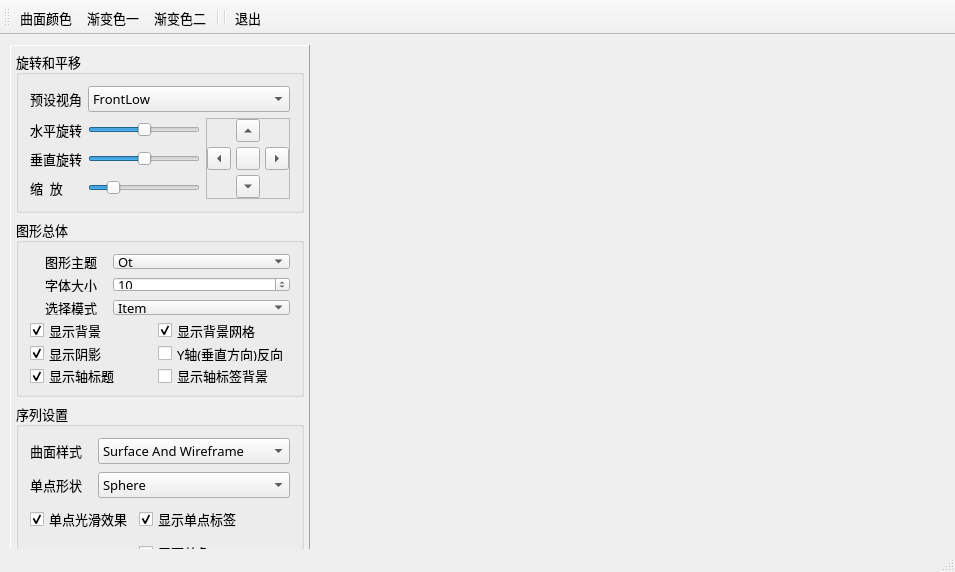
<?xml version="1.0" encoding="UTF-8"?>
<ui version="4.0">
 <class>MainWindow</class>
 <widget class="QMainWindow" name="MainWindow">
  <property name="geometry">
   <rect>
    <x>0</x>
    <y>0</y>
    <width>955</width>
    <height>572</height>
   </rect>
  </property>
  <property name="font">
   <font>
    <family>宋体</family>
    <pointsize>10</pointsize>
   </font>
  </property>
  <property name="windowTitle">
   <string>三维地形图</string>
  </property>
  <widget class="QWidget" name="centralWidget">
   <widget class="QFrame" name="frameSetup">
    <property name="geometry">
     <rect>
      <x>10</x>
      <y>10</y>
      <width>300</width>
      <height>541</height>
     </rect>
    </property>
    <property name="maximumSize">
     <size>
      <width>350</width>
      <height>16777215</height>
     </size>
    </property>
    <property name="frameShape">
     <enum>QFrame::Panel</enum>
    </property>
    <property name="frameShadow">
     <enum>QFrame::Raised</enum>
    </property>
    <layout class="QVBoxLayout" name="verticalLayout">
     <property name="leftMargin">
      <number>5</number>
     </property>
     <property name="topMargin">
      <number>5</number>
     </property>
     <property name="rightMargin">
      <number>5</number>
     </property>
     <property name="bottomMargin">
      <number>5</number>
     </property>
     <item>
      <widget class="QGroupBox" name="groupBox_2">
       <property name="title">
        <string>旋转和平移</string>
       </property>
       <layout class="QGridLayout" name="gridLayout">
        <item row="0" column="0">
         <widget class="QLabel" name="label_6">
          <property name="text">
           <string>预设视角</string>
          </property>
          <property name="buddy">
           <cstring>comboCamera</cstring>
          </property>
         </widget>
        </item>
        <item row="0" column="1" colspan="2">
         <widget class="QComboBox" name="comboCamera">
          <property name="currentIndex">
           <number>0</number>
          </property>
          <item>
           <property name="text">
            <string>FrontLow</string>
           </property>
          </item>
          <item>
           <property name="text">
            <string>Front</string>
           </property>
          </item>
          <item>
           <property name="text">
            <string>FrontHigh</string>
           </property>
          </item>
          <item>
           <property name="text">
            <string>LeftLow</string>
           </property>
          </item>
          <item>
           <property name="text">
            <string>Left</string>
           </property>
          </item>
          <item>
           <property name="text">
            <string>LeftHigh</string>
           </property>
          </item>
          <item>
           <property name="text">
            <string>RightLow</string>
           </property>
          </item>
          <item>
           <property name="text">
            <string>Right</string>
           </property>
          </item>
          <item>
           <property name="text">
            <string>RightHigh</string>
           </property>
          </item>
          <item>
           <property name="text">
            <string>BehindLow</string>
           </property>
          </item>
          <item>
           <property name="text">
            <string>Behind</string>
           </property>
          </item>
          <item>
           <property name="text">
            <string>BehindHigh</string>
           </property>
          </item>
          <item>
           <property name="text">
            <string>IsometricLeft</string>
           </property>
          </item>
          <item>
           <property name="text">
            <string>IsometricLeftHigh</string>
           </property>
          </item>
          <item>
           <property name="text">
            <string>IsometricRight</string>
           </property>
          </item>
          <item>
           <property name="text">
            <string>IsometricRightHigh</string>
           </property>
          </item>
          <item>
           <property name="text">
            <string>DirectlyAbove</string>
           </property>
          </item>
          <item>
           <property name="text">
            <string>DirectlyAboveCW45</string>
           </property>
          </item>
          <item>
           <property name="text">
            <string>DirectlyAboveCCW45</string>
           </property>
          </item>
          <item>
           <property name="text">
            <string>FrontBelow</string>
           </property>
          </item>
          <item>
           <property name="text">
            <string>LeftBelow</string>
           </property>
          </item>
          <item>
           <property name="text">
            <string>RightBelow</string>
           </property>
          </item>
          <item>
           <property name="text">
            <string>BehindBelow</string>
           </property>
          </item>
          <item>
           <property name="text">
            <string>DirectlyBelow</string>
           </property>
          </item>
         </widget>
        </item>
        <item row="1" column="0">
         <widget class="QLabel" name="label_7">
          <property name="text">
           <string>水平旋转</string>
          </property>
          <property name="buddy">
           <cstring>sliderH</cstring>
          </property>
         </widget>
        </item>
        <item row="1" column="1">
         <widget class="QSlider" name="sliderH">
          <property name="minimum">
           <number>-180</number>
          </property>
          <property name="maximum">
           <number>180</number>
          </property>
          <property name="orientation">
           <enum>Qt::Horizontal</enum>
          </property>
         </widget>
        </item>
        <item row="1" column="2" rowspan="3">
         <widget class="QFrame" name="frame">
          <property name="frameShape">
           <enum>QFrame::StyledPanel</enum>
          </property>
          <property name="frameShadow">
           <enum>QFrame::Raised</enum>
          </property>
          <layout class="QGridLayout" name="gridLayout_4">
           <property name="leftMargin">
            <number>0</number>
           </property>
           <property name="topMargin">
            <number>0</number>
           </property>
           <property name="rightMargin">
            <number>0</number>
           </property>
           <property name="bottomMargin">
            <number>0</number>
           </property>
           <property name="spacing">
            <number>5</number>
           </property>
           <item row="0" column="1">
            <widget class="QToolButton" name="btnMoveUp">
             <property name="text">
              <string/>
             </property>
             <property name="arrowType">
              <enum>Qt::UpArrow</enum>
             </property>
            </widget>
           </item>
           <item row="1" column="0">
            <widget class="QToolButton" name="btnMoveLeft">
             <property name="text">
              <string/>
             </property>
             <property name="arrowType">
              <enum>Qt::LeftArrow</enum>
             </property>
            </widget>
           </item>
           <item row="1" column="2">
            <widget class="QToolButton" name="btnMoveRight">
             <property name="text">
              <string/>
             </property>
             <property name="arrowType">
              <enum>Qt::RightArrow</enum>
             </property>
            </widget>
           </item>
           <item row="2" column="1">
            <widget class="QToolButton" name="btnMoveDown">
             <property name="text">
              <string/>
             </property>
             <property name="arrowType">
              <enum>Qt::DownArrow</enum>
             </property>
            </widget>
           </item>
           <item row="1" column="1">
            <widget class="QToolButton" name="btnResetCamera">
             <property name="toolTip">
              <string>复位到FrontHigh视角</string>
             </property>
             <property name="text">
              <string/>
             </property>
             <property name="icon">
              <iconset resource="res.qrc">
               <normaloff>:/icons/images/326.bmp</normaloff>:/icons/images/326.bmp</iconset>
             </property>
            </widget>
           </item>
          </layout>
         </widget>
        </item>
        <item row="2" column="0">
         <widget class="QLabel" name="label_8">
          <property name="text">
           <string>垂直旋转</string>
          </property>
          <property name="buddy">
           <cstring>sliderV</cstring>
          </property>
         </widget>
        </item>
        <item row="2" column="1">
         <widget class="QSlider" name="sliderV">
          <property name="minimum">
           <number>-180</number>
          </property>
          <property name="maximum">
           <number>180</number>
          </property>
          <property name="orientation">
           <enum>Qt::Horizontal</enum>
          </property>
         </widget>
        </item>
        <item row="3" column="0">
         <widget class="QLabel" name="label_12">
          <property name="text">
           <string>缩  放</string>
          </property>
         </widget>
        </item>
        <item row="3" column="1">
         <widget class="QSlider" name="sliderZoom">
          <property name="minimum">
           <number>10</number>
          </property>
          <property name="maximum">
           <number>500</number>
          </property>
          <property name="value">
           <number>100</number>
          </property>
          <property name="orientation">
           <enum>Qt::Horizontal</enum>
          </property>
         </widget>
        </item>
       </layout>
      </widget>
     </item>
     <item>
      <widget class="QGroupBox" name="groupBox_3">
       <property name="title">
        <string>图形总体</string>
       </property>
       <layout class="QGridLayout" name="gridLayout_3">
        <property name="verticalSpacing">
         <number>8</number>
        </property>
        <item row="0" column="0">
         <widget class="QLabel" name="label">
          <property name="text">
           <string>图形主题</string>
          </property>
          <property name="alignment">
           <set>Qt::AlignRight|Qt::AlignTrailing|Qt::AlignVCenter</set>
          </property>
          <property name="indent">
           <number>10</number>
          </property>
          <property name="buddy">
           <cstring>cBoxTheme</cstring>
          </property>
         </widget>
        </item>
        <item row="0" column="1" colspan="2">
         <widget class="QComboBox" name="cBoxTheme">
          <item>
           <property name="text">
            <string>Qt</string>
           </property>
          </item>
          <item>
           <property name="text">
            <string>Primary Colors</string>
           </property>
          </item>
          <item>
           <property name="text">
            <string>Digia</string>
           </property>
          </item>
          <item>
           <property name="text">
            <string>StoneMoss</string>
           </property>
          </item>
          <item>
           <property name="text">
            <string>ArmyBlue</string>
           </property>
          </item>
          <item>
           <property name="text">
            <string>Retro</string>
           </property>
          </item>
          <item>
           <property name="text">
            <string>Ebony</string>
           </property>
          </item>
          <item>
           <property name="text">
            <string>Isabelle</string>
           </property>
          </item>
         </widget>
        </item>
        <item row="1" column="0">
         <widget class="QLabel" name="label_4">
          <property name="text">
           <string>字体大小</string>
          </property>
          <property name="alignment">
           <set>Qt::AlignRight|Qt::AlignTrailing|Qt::AlignVCenter</set>
          </property>
          <property name="indent">
           <number>10</number>
          </property>
          <property name="buddy">
           <cstring>spinFontSize</cstring>
          </property>
         </widget>
        </item>
        <item row="1" column="1" colspan="2">
         <widget class="QSpinBox" name="spinFontSize">
          <property name="minimum">
           <number>5</number>
          </property>
          <property name="value">
           <number>10</number>
          </property>
         </widget>
        </item>
        <item row="3" column="0">
         <widget class="QCheckBox" name="chkBoxBackground">
          <property name="text">
           <string>显示背景</string>
          </property>
          <property name="checked">
           <bool>true</bool>
          </property>
         </widget>
        </item>
        <item row="3" column="2">
         <widget class="QCheckBox" name="chkBoxGrid">
          <property name="text">
           <string>显示背景网格</string>
          </property>
          <property name="checked">
           <bool>true</bool>
          </property>
         </widget>
        </item>
        <item row="4" column="0">
         <widget class="QCheckBox" name="chkBoxShadow">
          <property name="text">
           <string>显示阴影</string>
          </property>
          <property name="checked">
           <bool>true</bool>
          </property>
         </widget>
        </item>
        <item row="5" column="0" colspan="2">
         <widget class="QCheckBox" name="chkBoxAxisTitle">
          <property name="text">
           <string>显示轴标题</string>
          </property>
          <property name="checked">
           <bool>true</bool>
          </property>
         </widget>
        </item>
        <item row="4" column="2">
         <widget class="QCheckBox" name="chkBoxReverse">
          <property name="text">
           <string>Y轴(垂直方向)反向</string>
          </property>
         </widget>
        </item>
        <item row="5" column="2">
         <widget class="QCheckBox" name="chkBoxAxisBackground">
          <property name="text">
           <string>显示轴标签背景</string>
          </property>
         </widget>
        </item>
        <item row="2" column="0">
         <widget class="QLabel" name="label_3">
          <property name="text">
           <string>选择模式</string>
          </property>
          <property name="alignment">
           <set>Qt::AlignRight|Qt::AlignTrailing|Qt::AlignVCenter</set>
          </property>
          <property name="indent">
           <number>10</number>
          </property>
         </widget>
        </item>
        <item row="2" column="1" colspan="2">
         <widget class="QComboBox" name="cBoxSelectionMode">
          <property name="currentIndex">
           <number>1</number>
          </property>
          <item>
           <property name="text">
            <string>None</string>
           </property>
          </item>
          <item>
           <property name="text">
            <string>Item</string>
           </property>
          </item>
          <item>
           <property name="text">
            <string>Row Slice</string>
           </property>
          </item>
          <item>
           <property name="text">
            <string>Column Slice</string>
           </property>
          </item>
         </widget>
        </item>
       </layout>
      </widget>
     </item>
     <item>
      <widget class="QGroupBox" name="groupBox_4">
       <property name="title">
        <string>序列设置</string>
       </property>
       <layout class="QGridLayout" name="gridLayout_2">
        <property name="verticalSpacing">
         <number>8</number>
        </property>
        <item row="0" column="0">
         <widget class="QLabel" name="label_5">
          <property name="text">
           <string>曲面样式</string>
          </property>
          <property name="alignment">
           <set>Qt::AlignRight|Qt::AlignTrailing|Qt::AlignVCenter</set>
          </property>
          <property name="indent">
           <number>10</number>
          </property>
         </widget>
        </item>
        <item row="0" column="1" colspan="2">
         <widget class="QComboBox" name="comboDrawMode">
          <property name="currentIndex">
           <number>2</number>
          </property>
          <item>
           <property name="text">
            <string>Wireframe</string>
           </property>
          </item>
          <item>
           <property name="text">
            <string>Surface</string>
           </property>
          </item>
          <item>
           <property name="text">
            <string>Surface And Wireframe</string>
           </property>
          </item>
         </widget>
        </item>
        <item row="1" column="0">
         <widget class="QLabel" name="label_2">
          <property name="text">
           <string>单点形状</string>
          </property>
          <property name="alignment">
           <set>Qt::AlignRight|Qt::AlignTrailing|Qt::AlignVCenter</set>
          </property>
          <property name="indent">
           <number>10</number>
          </property>
          <property name="buddy">
           <cstring>cBoxBarStyle</cstring>
          </property>
         </widget>
        </item>
        <item row="1" column="1" colspan="2">
         <widget class="QComboBox" name="cBoxBarStyle">
          <property name="currentIndex">
           <number>7</number>
          </property>
          <item>
           <property name="text">
            <string>Bar</string>
           </property>
          </item>
          <item>
           <property name="text">
            <string>Cube</string>
           </property>
          </item>
          <item>
           <property name="text">
            <string>Pyramid</string>
           </property>
          </item>
          <item>
           <property name="text">
            <string>Cone</string>
           </property>
          </item>
          <item>
           <property name="text">
            <string>Cylinder</string>
           </property>
          </item>
          <item>
           <property name="text">
            <string>BevelBar</string>
           </property>
          </item>
          <item>
           <property name="text">
            <string>BevelCube</string>
           </property>
          </item>
          <item>
           <property name="text">
            <string>Sphere</string>
           </property>
          </item>
          <item>
           <property name="text">
            <string>Minimal</string>
           </property>
          </item>
          <item>
           <property name="text">
            <string>Arrow</string>
           </property>
          </item>
          <item>
           <property name="text">
            <string>Point</string>
           </property>
          </item>
         </widget>
        </item>
        <item row="3" column="0" colspan="2">
         <widget class="QCheckBox" name="chkBoxSmooth">
          <property name="text">
           <string>单点光滑效果</string>
          </property>
          <property name="checked">
           <bool>true</bool>
          </property>
         </widget>
        </item>
        <item row="3" column="2">
         <widget class="QCheckBox" name="chkBoxItemLabel">
          <property name="text">
           <string>显示单点标签</string>
          </property>
          <property name="checked">
           <bool>true</bool>
          </property>
         </widget>
        </item>
        <item row="4" column="2">
         <widget class="QCheckBox" name="chkBoxFlatShading">
          <property name="text">
           <string>平面着色(FlatShading)</string>
          </property>
         </widget>
        </item>
       </layout>
      </widget>
     </item>
     <item>
      <spacer name="verticalSpacer">
       <property name="orientation">
        <enum>Qt::Vertical</enum>
       </property>
       <property name="sizeHint" stdset="0">
        <size>
         <width>20</width>
         <height>22</height>
        </size>
       </property>
      </spacer>
     </item>
    </layout>
   </widget>
  </widget>
  <widget class="QStatusBar" name="statusBar"/>
  <widget class="QToolBar" name="toolBar">
   <property name="windowTitle">
    <string>toolBar</string>
   </property>
   <property name="iconSize">
    <size>
     <width>16</width>
     <height>16</height>
    </size>
   </property>
   <property name="toolButtonStyle">
    <enum>Qt::ToolButtonTextBesideIcon</enum>
   </property>
   <attribute name="toolBarArea">
    <enum>TopToolBarArea</enum>
   </attribute>
   <attribute name="toolBarBreak">
    <bool>false</bool>
   </attribute>
   <addaction name="actSurf_Color"/>
   <addaction name="actSurf_GradColor1"/>
   <addaction name="actSurf_GradColor2"/>
   <addaction name="separator"/>
   <addaction name="separator"/>
   <addaction name="actClose"/>
  </widget>
  <action name="actSurf_Color">
   <property name="icon">
    <iconset resource="res.qrc">
     <normaloff>:/icons/images/211.JPG</normaloff>:/icons/images/211.JPG</iconset>
   </property>
   <property name="text">
    <string>曲面颜色</string>
   </property>
   <property name="toolTip">
    <string>设置曲面颜色</string>
   </property>
  </action>
  <action name="actSurf_GradColor1">
   <property name="icon">
    <iconset resource="res.qrc">
     <normaloff>:/icons/images/720.bmp</normaloff>:/icons/images/720.bmp</iconset>
   </property>
   <property name="text">
    <string>渐变色一</string>
   </property>
   <property name="toolTip">
    <string>使用渐变色一</string>
   </property>
  </action>
  <action name="actSurf_GradColor2">
   <property name="icon">
    <iconset resource="res.qrc">
     <normaloff>:/icons/images/726.bmp</normaloff>:/icons/images/726.bmp</iconset>
   </property>
   <property name="text">
    <string>渐变色二</string>
   </property>
   <property name="toolTip">
    <string>使用渐变色二</string>
   </property>
  </action>
  <action name="actClose">
   <property name="icon">
    <iconset resource="res.qrc">
     <normaloff>:/icons/images/132.bmp</normaloff>:/icons/images/132.bmp</iconset>
   </property>
   <property name="text">
    <string>退出</string>
   </property>
   <property name="toolTip">
    <string>退出</string>
   </property>
  </action>
 </widget>
 <layoutdefault spacing="6" margin="11"/>
 <resources>
  <include location="res.qrc"/>
 </resources>
 <connections>
  <connection>
   <sender>actClose</sender>
   <signal>triggered()</signal>
   <receiver>MainWindow</receiver>
   <slot>close()</slot>
   <hints>
    <hint type="sourcelabel">
     <x>-1</x>
     <y>-1</y>
    </hint>
    <hint type="destinationlabel">
     <x>432</x>
     <y>278</y>
    </hint>
   </hints>
  </connection>
 </connections>
</ui>
